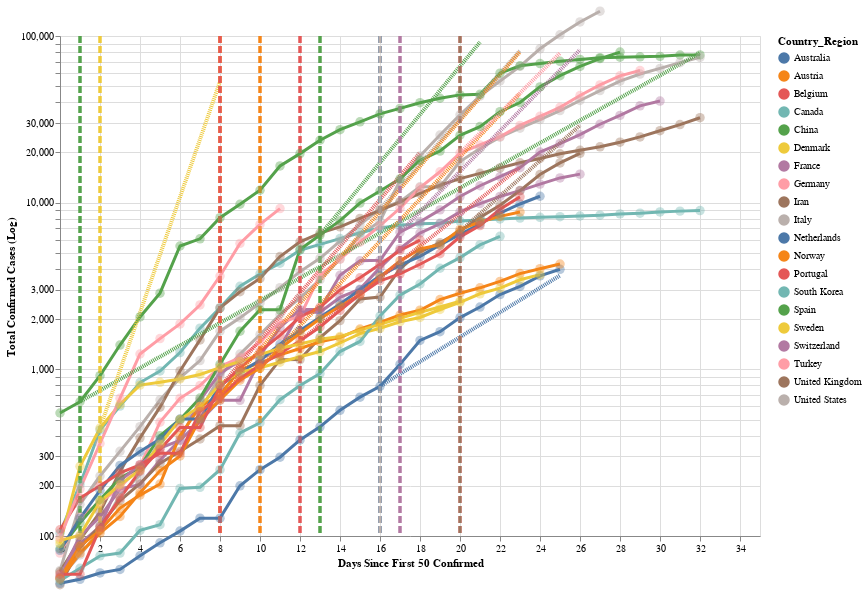

This figure's notebook cell:
### Code cell
# Countries: Logarithmic Axis (Stephen's prettier version)
chart_df = cases_df.loc[(cases_df.Days_from_N >= 0) * (cases_df.Days_from_N <= 32)]
for country in full_lockdown:
    if country not in days_since_N:
        continue
    val_to_insert = days_between(days_since_N[country], full_lockdown[country])
    # insert some dummy rows w/ Days_from_N == lockdown_day_from_N to get tooltip_rules w/ mouseover to work properly
    new_row = pd.Series({'Country_Region': country,
                         'lockdown_day_from_N': val_to_insert,
                         'Days_from_N': val_to_insert,
                        })
    chart_df = chart_df.append(new_row, ignore_index=True)

chart_df['x'] = chart_df.Days_from_N
chart_df['y'] = chart_df.Confirmed

nearest = alt.selection(type='single', nearest=True, on='mouseover',
                        fields=['x'], empty='none')

legend_selection = alt.selection_multi(fields=['Country_Region'], bind='legend')

brush = alt.selection_interval(name="brush", encodings=['x'])




shared_encodings = dict(
    x=alt.X("x:Q", scale=alt.Scale(domain=(0,32)), title = "Days Since First 50 Confirmed"),
    y=alt.Y("y:Q", title="Total Confirmed Cases (Log)", scale=alt.Scale(type='log',domain=(100,100000))),
    color=alt.Color("Country_Region"),
)

chart = alt.Chart(chart_df, width=700, height=500)

def _add_model_transformation_fields(base):
    return base.transform_calculate(
        model_y='datum.Lockdown_value * pow(datum.Lockdown_slope, datum.x - datum.Lockdown_x)'
    ).transform_filter(
        'datum.x >= datum.Lockdown_x'
    ).transform_filter(
        'datum.Confirmed !== null'
    ).transform_filter(
        'datum.model_y <= 100000'
    ).transform_filter (
        'datum.Lockdown_x !== null'
    )

lines = chart.mark_line(size=3).encode(
    x=alt.X("x:Q", scale=alt.Scale(domain=(0,32)), title = "Days Since First 50 Confirmed"),
    y=alt.Y("y:Q", title="Total Confirmed Cases (Log)", scale=alt.Scale(type='log',domain=(100,100000))),
    color=alt.Color("Country_Region"),
    opacity=alt.condition(legend_selection, alt.value(3), alt.value(0.1)),
).transform_filter(
    'datum.Confirmed !== null'
).add_selection(legend_selection).add_selection(brush)

model_lines = _add_model_transformation_fields(
    chart.mark_line(size=4, strokeDash=[1,1]).encode(
        x=alt.X("x:Q", scale=alt.Scale(domain=(0,32)), title = "Days Since First 50 Confirmed"),
        y=alt.Y("model_y:Q", title="Total Confirmed Cases (Log)", scale=alt.Scale(type='log',domain=(100,100000))),
        color=alt.Color("Country_Region"),
        opacity=alt.condition(legend_selection, alt.value(3), alt.value(0)),
    )
)


points = chart.mark_point(size=90, filled=True).encode(
    x=alt.X("x:Q", scale=alt.Scale(domain=(0,32)), title = "Days Since First 50 Confirmed"),
    y=alt.Y("y:Q", title="Total Confirmed Cases (Log)", scale=alt.Scale(type='log',domain=(100,100000))),
    color=alt.Color("Country_Region"),
    opacity=alt.condition(legend_selection, alt.value(.4), alt.value(0)),
).transform_filter(
    'datum.Confirmed !== null'
)

# Transparent selectors across the chart. This is what tells us
# the x-value of the cursor
selectors = chart.mark_point().encode(
    x='x:Q',
    opacity=alt.value(0),
).add_selection(nearest)

# Draw points on the line, and highlight based on selection
tooltip_points = points.mark_point(filled=True).encode(
    opacity=alt.condition(nearest, alt.value(1), alt.value(0))
)
# Draw text labels near the points, and highlight based on selection
tooltip_text = points.mark_text(align='left', dx=5, dy=-5).encode(
    text=alt.condition(nearest, 'tooltip_text:N', alt.value(' ')),
    opacity=alt.condition(legend_selection, alt.value(3), alt.value(0.1)),
).transform_calculate(
    tooltip_text='datum.Country_Region + ": " + datum.y'
)
# Draw a rule at the location of the selection
tooltip_rules = chart.mark_rule(color='gray').encode(
    x='x:Q',
).transform_filter(
    nearest
)

brush_rule = chart.mark_rule(color='red').encode(
    x='brush_mid:Q'
).transform_filter(
    'isDefined(brush.x)'
)

brush_text = brush_rule.mark_text(align='center', dx=5, dy=-255).encode(
    text=alt.value('Line of no intervention'),
    color=alt.value('red')
).transform_filter(
    'isDefined(brush.x)'
)

lockdown_rules = chart.mark_rule(size = 3, strokeDash=[7,3]).encode(
        x='x:Q',
        color=alt.Color("Country_Region"),
        opacity=alt.condition(legend_selection, alt.value(1), alt.value(0)),
).transform_filter(
    'datum.x == datum.lockdown_day_from_N'
)


#new lockdown text

# lockdown_text = chart.mark_text().encode(
#         x='x:Q',
#         color=alt.Color("Country_Region"),
#         text="HELLO"
#    #     opacity=alt.condition(legend_selection, alt.value(1), alt.value(0)),
# ).transform_filter(
#     'datum.x == datum.lockdown_day_from_N'
# )


lockdown_tooltip=lockdown_rules.mark_text(align='left', dx=5, dy=-220).encode(
    text=alt.condition(nearest, 'lockdown_tooltip_text:N', alt.value(' '))
).transform_calculate(
    lockdown_tooltip_text='datum.Country_Region + " locked down"'
)
alt.layer(
    lines,
    model_lines,
    selectors,
#    tooltip_points,
#    tooltip_text,
#     tooltip_rules,
#    brush_rule,
#    brush_text,
    lockdown_rules,
    lockdown_tooltip,
    points
).transform_calculate(
    brush_mid='isDefined(brush.x) ? 0.5 * (brush.x[0] + brush.x[1]) : 100'
)

### Figure 1 — Vega-Lite specification as saved in the notebook (floating-point values rounded to 4 significant figures; data arrays with more than 128 entries replaced by an {"elided": "..."} marker saying what was removed)
{"config": {"view": {"continuousWidth": 400, "continuousHeight": 300}}, "layer": [{"mark": {"type": "line", "size": 3}, "encoding": {"color": {"type": "nominal", "field": "Country_Region"}, "opacity": {"condition": {"value": 3, "selection": "selector078"}, "value": 0.1}, "x": {"type": "quantitative", "field": "x", "scale": {"domain": [0, 32]}, "title": "Days Since First 50 Confirmed"}, "y": {"type": "quantitative", "field": "y", "scale": {"domain": [100, 100000], "type": "log"}, "title": "Total Confirmed Cases (Log)"}}, "height": 500, "selection": {"selector078": {"type": "multi", "fields": ["Country_Region"], "bind": "legend"}, "brush": {"type": "interval", "encodings": ["x"]}}, "transform": [{"filter": "datum.Confirmed !== null"}], "width": 700}, {"mark": {"type": "line", "size": 4, "strokeDash": [1, 1]}, "encoding": {"color": {"type": "nominal", "field": "Country_Region"}, "opacity": {"condition": {"value": 3, "selection": "selector078"}, "value": 0}, "x": {"type": "quantitative", "field": "x", "scale": {"domain": [0, 32]}, "title": "Days Since First 50 Confirmed"}, "y": {"type": "quantitative", "field": "model_y", "scale": {"domain": [100, 100000], "type": "log"}, "title": "Total Confirmed Cases (Log)"}}, "height": 500, "transform": [{"calculate": "datum.Lockdown_value * pow(datum.Lockdown_slope, datum.x - datum.Lockdown_x)", "as": "model_y"}, {"filter": "datum.x >= datum.Lockdown_x"}, {"filter": "datum.Confirmed !== null"}, {"filter": "datum.model_y <= 100000"}, {"filter": "datum.Lockdown_x !== null"}], "width": 700}, {"mark": "point", "encoding": {"opacity": {"value": 0}, "x": {"type": "quantitative", "field": "x"}}, "height": 500, "selection": {"selector077": {"type": "single", "nearest": true, "on": "mouseover", "fields": ["x"], "empty": "none"}}, "width": 700}, {"mark": {"type": "rule", "size": 3, "strokeDash": [7, 3]}, "encoding": {"color": {"type": "nominal", "field": "Country_Region"}, "opacity": {"condition": {"value": 1, "selection": "selector078"}, "value": 0}, "x": {"type": "quantitative", "field": "x"}}, "height": 500, "transform": [{"filter": "datum.x == datum.lockdown_day_from_N"}], "width": 700}, {"mark": {"type": "text", "align": "left", "dx": 5, "dy": -220}, "encoding": {"color": {"type": "nominal", "field": "Country_Region"}, "opacity": {"condition": {"value": 1, "selection": "selector078"}, "value": 0}, "text": {"condition": {"type": "nominal", "field": "lockdown_tooltip_text", "selection": "selector077"}, "value": " "}, "x": {"type": "quantitative", "field": "x"}}, "height": 500, "transform": [{"filter": "datum.x == datum.lockdown_day_from_N"}, {"calculate": "datum.Country_Region + \" locked down\"", "as": "lockdown_tooltip_text"}], "width": 700}, {"mark": {"type": "point", "filled": true, "size": 90}, "encoding": {"color": {"type": "nominal", "field": "Country_Region"}, "opacity": {"condition": {"value": 0.4, "selection": "selector078"}, "value": 0}, "x": {"type": "quantitative", "field": "x", "scale": {"domain": [0, 32]}, "title": "Days Since First 50 Confirmed"}, "y": {"type": "quantitative", "field": "y", "scale": {"domain": [100, 100000], "type": "log"}, "title": "Total Confirmed Cases (Log)"}}, "height": 500, "transform": [{"filter": "datum.Confirmed !== null"}], "width": 700}], "data": {"name": "data-5b6390956f1d13c3c1df4d0900872f94"}, "transform": [{"calculate": "isDefined(brush.x) ? 0.5 * (brush.x[0] + brush.x[1]) : 100", "as": "brush_mid"}], "$schema": "https://vega.github.io/schema/vega-lite/v4.0.2.json", "datasets": {"data-5b6390956f1d13c3c1df4d0900872f94": {"elided": "541 records"}}}
